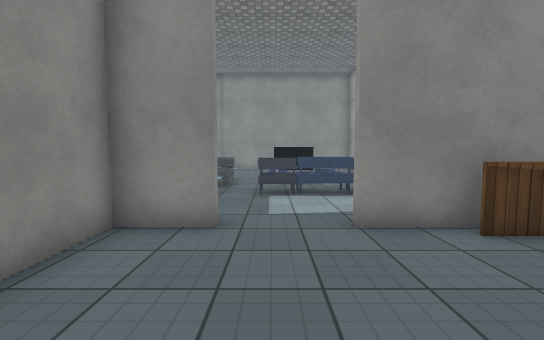
[1] (above)

17 first-person views from a walk through a 3-D level made in the Unity game engine. The camera is 1.3 m above the floor, tilts 4° down and sees 90° across. Doors are open. The floor is counted in squares, 1 m on a side. Each view is taken from the middle of a square. On the plan, view 1 faces up. The plan holds only what a view shows up to about 13 squares ahead; the rest is blank. The place goes on beyond the plan. The player is left out. Some animated figures are not drawn. Some surface patterns are stand-ins.

[2]
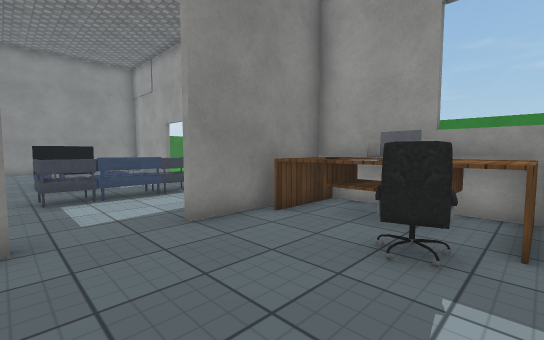

[3]
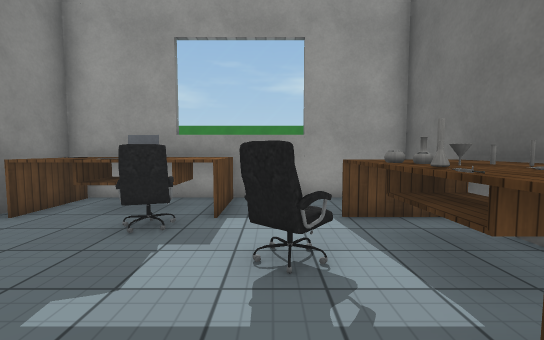

[4]
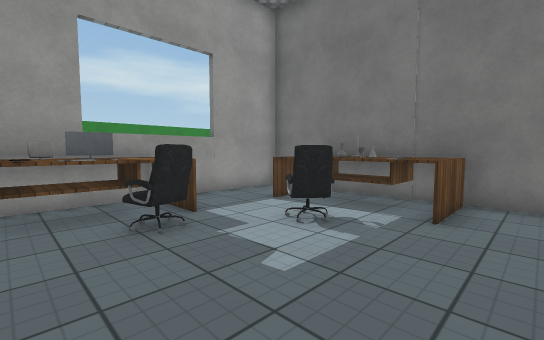

[5]
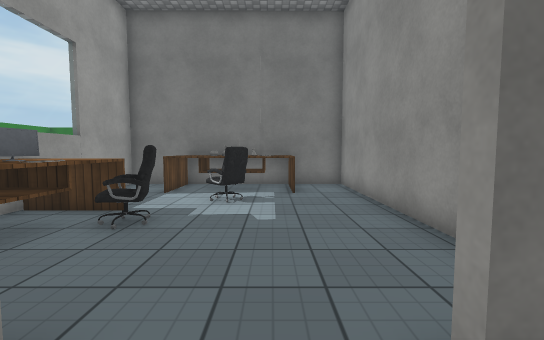

[6]
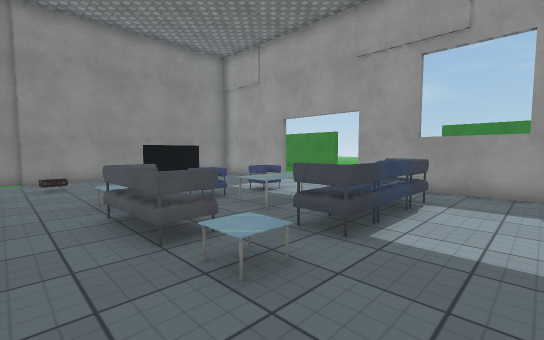

[7]
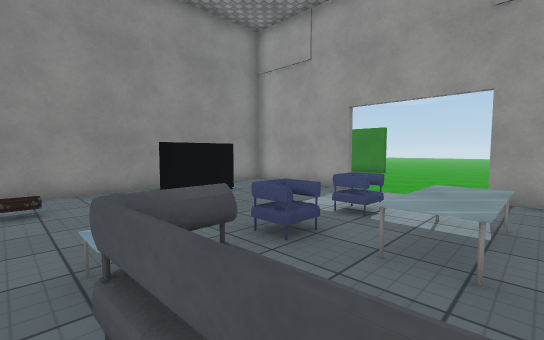

[8]
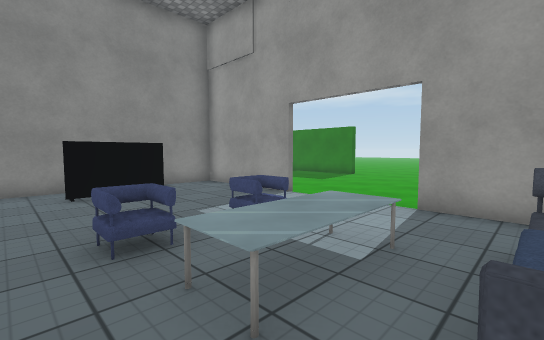

[9]
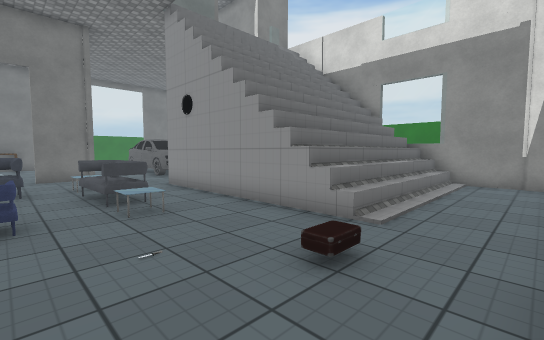

[10]
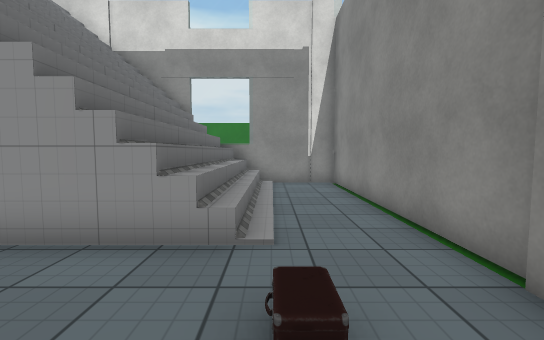

[11]
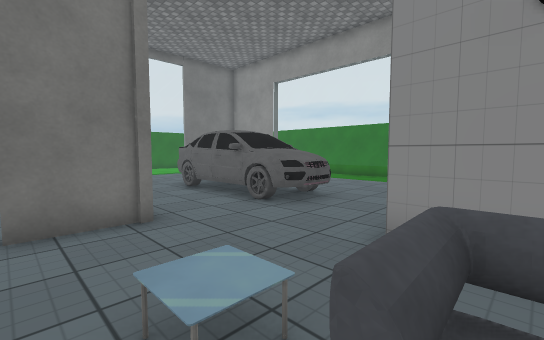

[12]
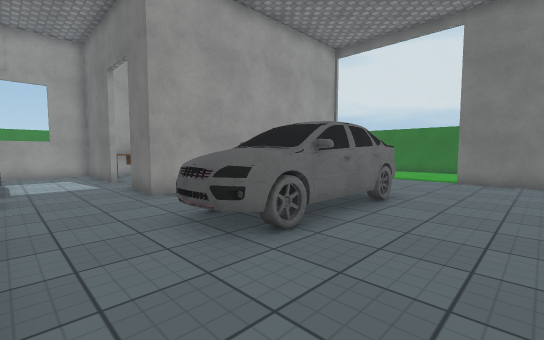

[13]
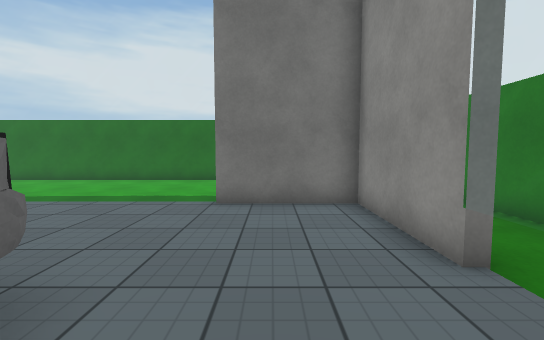

[14]
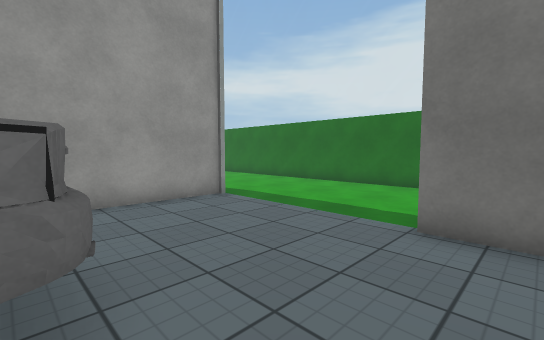

[15]
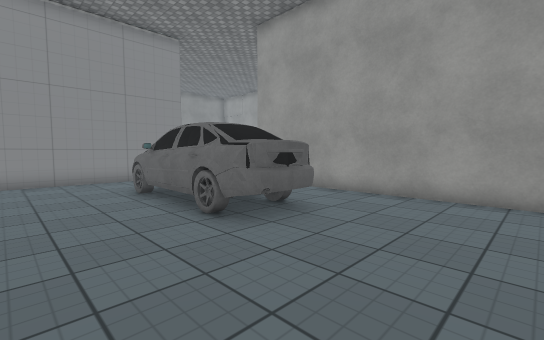

[16]
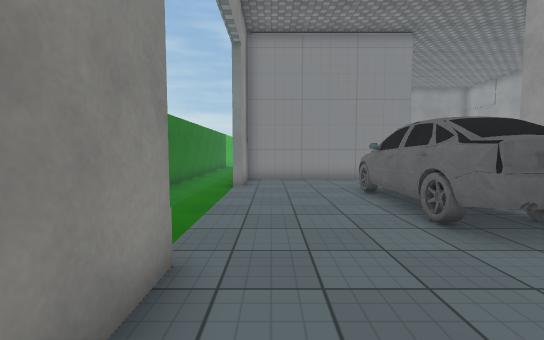

[17]
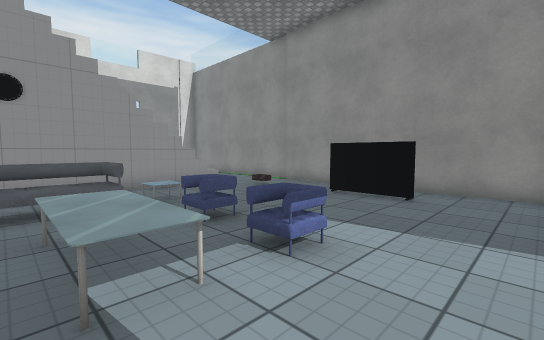

### Floor plan
Key: @ floor where view 1 was taken; # wall or solid block; . floor; / step, stairs or slope; D open door; = window, fence, low wall or low ledge; ^ raised ledge; O other object.
Columns run from 14 left of view 1 to 12 right of it. Each row starts with its distance up from view 1.
 20   ###################
 19   #.................#
 18   #...........OOO...#
 17   #.................# ..
 16   =///////..........#....
 15   =///////..........#.....
 14   =///////..........D......
 13   #///////..O.OOOO..D......
 12   #///////.==.......D......
 11   #//////#..^.OOOO..D.
 10   #////// ..^.OOO...#
  9 ..//=///==....OOOO..#
  8 ..#...........OOOO..#
  7 ..#.................#
  6 ..=....OO...........#
  5 ..=...OOO..##DDD#####
  4 ..=...OOO..#.....OOO#
  3 ..=...OOO..#.....OOO#
  2  .=...O O..#..... OO#
  1  .=...OOO..#....OOOO#
  0  .=...OOO..#..@..OOO#
 -1  .=........#...OO.. #
 -2  .#........#...OOO..#
 -3   #........#.OOOOO..#
 -4   #........#.OOOOO .#
 -5   ####=====##########
 -6       ........
 -7       .........
 -8       .........
 -9       .........
-10        .........
-11        ##########

Where each view was taken, in squares from view 1:
view 1: 0 up, 0 right, facing up
view 2: 0 up, 1 left, facing up-right
view 3: 1 down, 2 left, facing right
view 4: 3 up, 2 left, facing down-right
view 5: 6 up, 0 right, facing down
view 6: 6 up, 4 left, facing up-right
view 7: 10 up, 3 left, facing up-right
view 8: 9 up, 1 left, facing up-right
view 9: 19 up, 0 right, facing down-left
view 10: 17 up, 1 left, facing left
view 11: 10 up, 1 left, facing down-left
view 12: 8 up, 11 left, facing down-right
view 13: 2 up, 10 left, facing down
view 14: 0 up, 10 left, facing down-right
view 15: 4 down, 11 left, facing up-right
view 16: 4 down, 11 left, facing up
view 17: 10 up, 5 right, facing up-left
